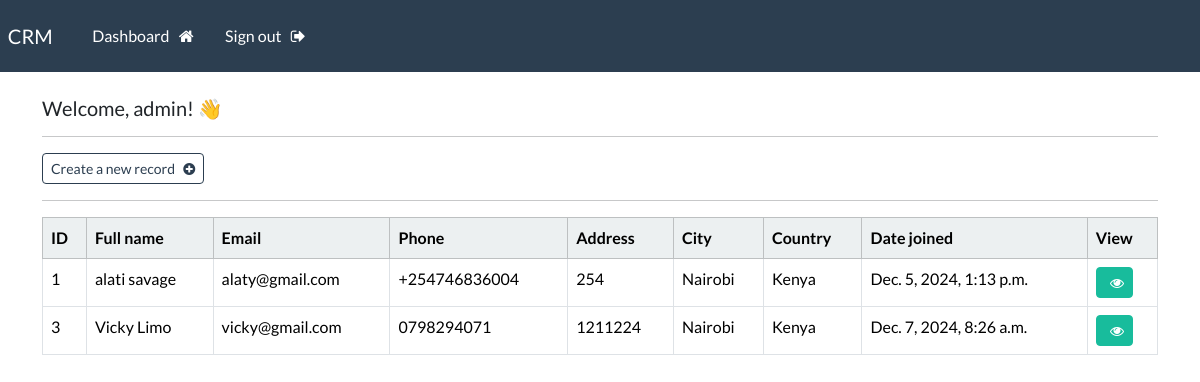
The page /dashboard (signed in) on the database its author committed.
### main/models.py (models this page shows, shortened)
class Record (models.Model):
    creation_date =models.DateTimeField(auto_now_add=True)
    first_name = models.CharField(max_length=20)
    last_name = models.CharField(max_length=20)
    email = models.EmailField(max_length=255)
    phone = models.CharField(max_length=20)
    address = models.CharField(max_length=255)
    city = models.CharField(max_length=255)
    country = models.CharField(max_length=255)

### main/views.py (the view)
# urls.py: path('dashboard', views.dashboard, name='dashboard'),
@login_required(login_url='my-login')
def dashboard(request):
    my_records = Record.objects.all()
    context   =  {'records': my_records}
    return render(request, 'dashboard.html', context=context)

### templates/dashboard.html
{% extends 'base.html' %}
{% block content %}
    <h5> Welcome, {{user}}! 👋 </h5>
    <hr>
    <a class="btn btn-outline-primary btn-sm" href="{% url 'create-record' %}">
        Create a new record &nbsp; <i class="fa fa-plus-circle" aria-hidden="true"></i>
    </a>
    <hr>
    <table class="table table-hover table-bordered">
        <thead class="table-light">
            <tr>
                <th scope="col"> ID </th>
                <th scope="col"> Full name </th>
                <th scope="col"> Email </th>
                <th scope="col"> Phone </th>
                <th scope="col"> Address </th>
                <th scope="col"> City </th>
                <th scope="col"> Country </th>
                <th scope="col"> Date joined </th>
                <th scope="col"> View </th>
            </tr>
        </thead>
       <tbody>
        {% if records %}
            {% for record in records %}
            <tr>
                <td> {{record.id}} </td>
                <td> {{record.first_name}}  {{record.last_name}} </td>
                <td> {{record.email}} </td>
                <td> {{record.phone}} </td>
                <td> {{record.address}} </td>
                <td> {{record.city}} </td>
                <td> {{record.country}} </td>
                <td> {{record.creation_date}} </td>
             <td> <a class="btn btn-success btn-sm" href="{% url 'record' record.id %}"> &nbsp; <i class="fa fa-eye" aria-hidden="true"></i> </a> </td>
            </tr>
            {% endfor %}
        {% endif %}
        </tbody>
    </table>
{% endblock %}

### templates/base.html (shortened to what this page needs)
{% load static %}
<!DOCTYPE html>
<html lang="en">
<head>
    <link rel="stylesheet" href="https://bootswatch.com/5/flatly/bootstrap.min.css">
    <link rel="stylesheet" href="{%  static 'css/style.css' %}">
    <link rel="stylesheet" href="https://cdnjs.cloudflare.com/ajax/libs/font-awesome/4.7.0/css/font-awesome.min.css">
</head>
<body>
{% include 'navbar.html' %}
<div class="container">
    <br>
    {% block content %}
    {% endblock %}
</div>
</body>
</html>

### templates/navbar.html (shortened to what this page needs)
<nav class="navbar navbar-expand-lg navbar-dark bg-primary justify-content-center">
    <a class="navbar-brand main-heading" href="{% url '' %}">
      &nbsp; CRM
    </a>
      <div class="collapse navbar-collapse text-center" id="navbarNavDropdown">
        <ul class="navbar-nav mr-auto">
          {% if user.is_authenticated %}
            <li class="nav-item">
              <a class="nav-link" href="{% url 'dashboard' %}">Dashboard &nbsp; <i class="fa fa-home" aria-hidden="true"></i> </a>
            </li>
            <li class="nav-item">
              <a class="nav-link" href="{% url 'user-logout' %}">Sign out &nbsp; <i class="fa fa-sign-out" aria-hidden="true"></i> </a>
            </li>
        </ul>
        {% endif %}
      </div>
  </nav>

### rows shown on the page
Record: id "1", first_name "alati", last_name "savage", email "alaty@gmail.com", phone "+254746836004", address "254", city "Nairobi", country "Kenya", creation_date "Dec. 5, 2024, 1:13 p.m."
Record: id "3", first_name "Vicky", last_name "Limo", email "vicky@gmail.com", phone "0798294071", address "1211224", city "Nairobi", country "Kenya", creation_date "Dec. 7, 2024, 8:26 a.m."

### other values the page prints
{{ user }} "admin"
